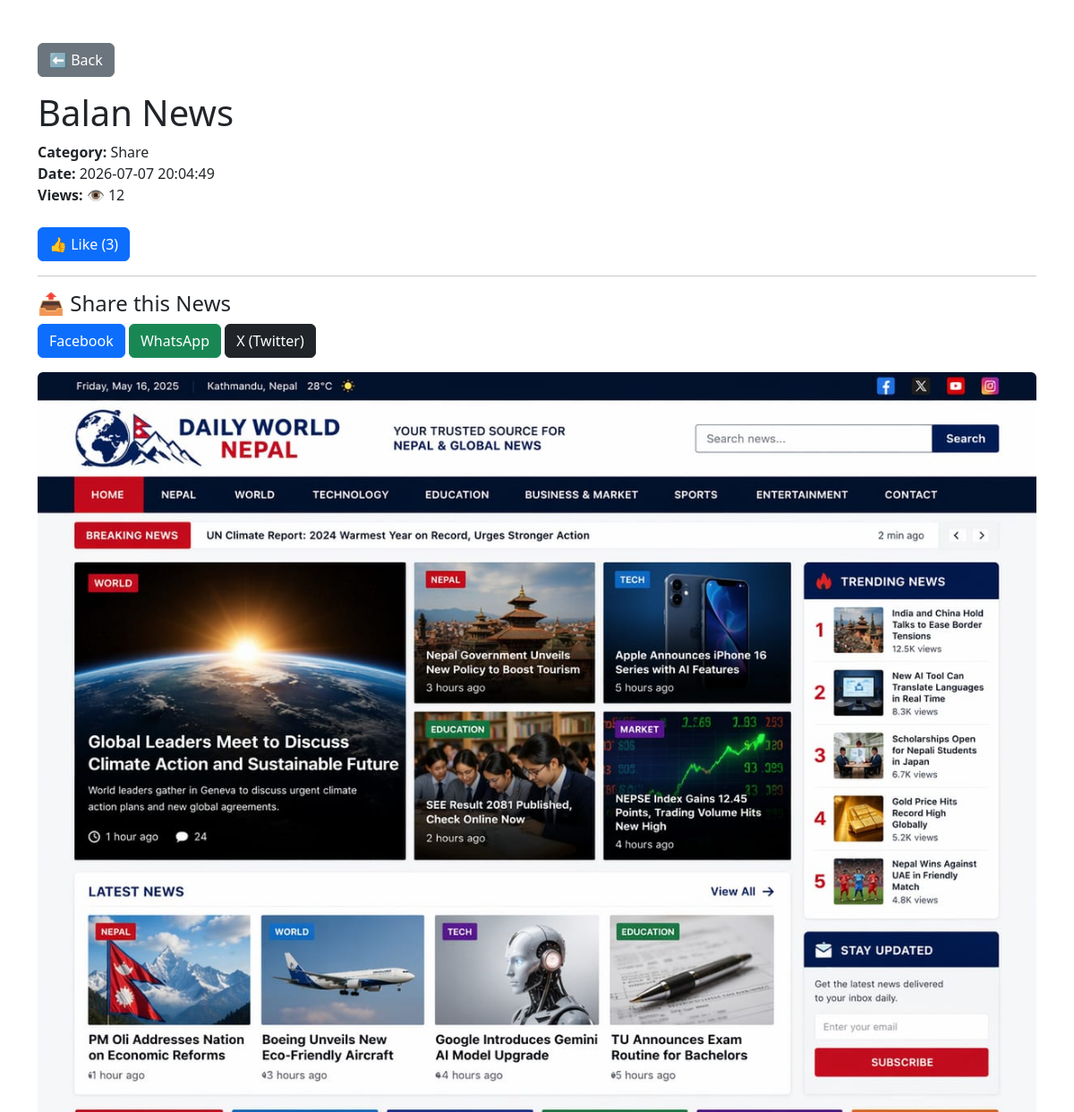
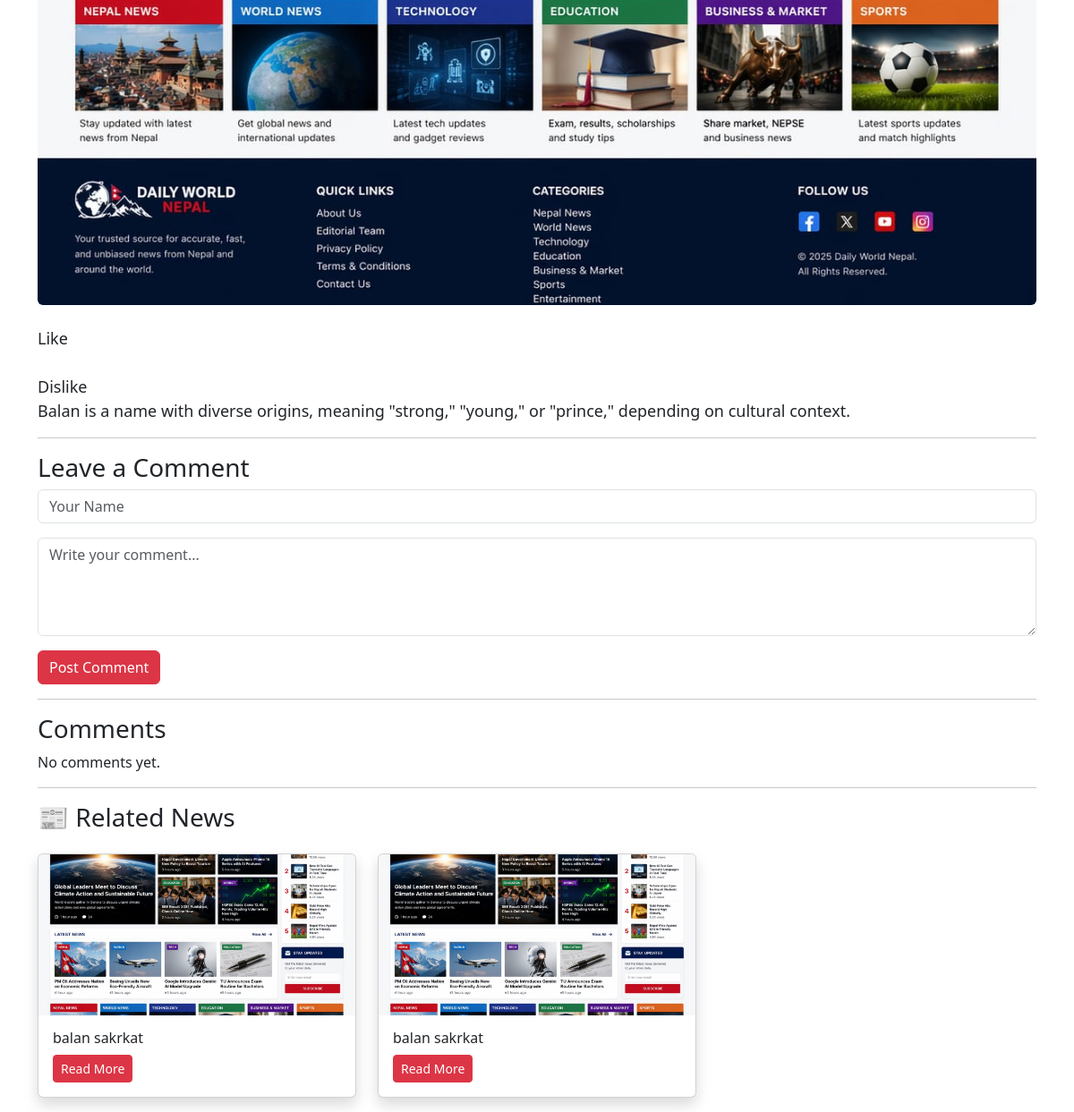
The page /news_details.php?id=3 on the database its author committed (2 pictures, top to bottom).
### tables this page shows
CREATE TABLE `news` (
  `id` int(11) NOT NULL,
  `category_id` int(11) NOT NULL,
  `title` varchar(255) NOT NULL,
  `description` text NOT NULL,
  `image` varchar(255) NOT NULL,
  `created_at` timestamp NOT NULL DEFAULT current_timestamp(),
  `featured` tinyint(1) DEFAULT 0,
  `views` int(11) DEFAULT 0,
  `likes` int(11) DEFAULT 0,
  `breaking` tinyint(1) NOT NULL DEFAULT 0
);

CREATE TABLE `categories` (
  `id` int(11) NOT NULL,
  `category_name` varchar(100) NOT NULL,
  `created_at` timestamp NOT NULL DEFAULT current_timestamp()
);

### news_details.php (the view, shortened to what this page needs)
<?php
include("database.php");
$id = (int)$_GET['id'];
mysqli_query($conn, "UPDATE news SET views = views + 1 WHERE id='$id'");
$query = mysqli_query($conn,"
SELECT news.*, categories.category_name
FROM news
JOIN categories
ON news.category_id = categories.id
WHERE news.id='$id'
");
$row = mysqli_fetch_assoc($query);
?>
<!DOCTYPE html>
<html>
<head>
    <link href="https://cdn.jsdelivr.net/npm/bootstrap@5.3.7/dist/css/bootstrap.min.css" rel="stylesheet">
</head>
<body>
<div class="container mt-5">
<a href="index.php" class="btn btn-secondary mb-3">⬅ Back</a>
<h1><?php echo htmlspecialchars($row['title']); ?></h1>
<p>
<b>Category:</b>
<?php echo htmlspecialchars($row['category_name']); ?>
<br>
<b>Date:</b>
<?php echo $row['created_at']; ?>
<br>
<b>Views:</b>
👁️ <?php echo $row['views'] + 1; ?>
<br><br>
<a href="like_news.php?id=<?php echo $row['id']; ?>"
class="btn btn-primary">
👍 Like (<?php echo $row['likes']; ?>)
</a>
<hr>
<h4>📤 Share this News</h4>
<a href="https://www.facebook.com/sharer/sharer.php?u=http://localhost/ampkhabar/news_details.php?id=<?php echo $row['id']; ?>"
target="_blank"
class="btn btn-primary">
Facebook
</a>
<a href="https://wa.me/?text=http://localhost/ampkhabar/news_details.php?id=<?php echo $row['id']; ?>"
target="_blank"
class="btn btn-success">
WhatsApp
</a>
<a href="https://twitter.com/intent/tweet?url=http://localhost/ampkhabar/news_details.php?id=<?php echo $row['id']; ?>"
target="_blank"
class="btn btn-dark">
X (Twitter)
</a>
</p>
<img src="uploads/<?php echo htmlspecialchars($row['image']); ?>"
class="img-fluid rounded mb-4">
<p style="font-size:18px">
<?php echo nl2br(htmlspecialchars($row['description'])); ?>
</p>
<hr>
<h3>Leave a Comment</h3>
<form action="comment_save.php" method="POST">
<div class="mb-3">
<input type="text" name="name"
class="form-control"
placeholder="Your Name"
required>
</div>
<div class="mb-3">
<textarea
name="comment"
class="form-control"
rows="4"
placeholder="Write your comment..."
required></textarea>
</div>
<button type="submit"
class="btn btn-danger">
Post Comment
</button>
</form>
<hr>
<h3>Comments</h3>
<?php
$comments = mysqli_query($conn,"
SELECT *
FROM comments
WHERE news_id='".$row['id']."'
ORDER BY id DESC
");
if(mysqli_num_rows($comments)>0){
while($c=mysqli_fetch_assoc($comments)){
?>
<div class="card mb-3">
<div class="card-body">
<h6 class="text-primary">
<?php echo htmlspecialchars($c['name']); ?>
</h6>
<p>
<?php echo nl2br(htmlspecialchars($c['comment'])); ?>
</p>
<small class="text-muted">
<?php echo $c['created_at']; ?>
</small>
</div>
</div>
<?php
}
}else{
echo "<p>No comments yet.</p>";
}
?>
<hr>
<h3 class="mb-4">📰 Related News</h3>
<div class="row">
<?php
$related = mysqli_query($conn,"
SELECT *
FROM news
WHERE category_id='".$row['category_id']."'
AND id!='".$row['id']."'
ORDER BY id DESC
LIMIT 3
");
while($r=mysqli_fetch_assoc($related)){
?>
<div class="col-md-4 mb-3">
<div class="card h-100 shadow">
<img src="uploads/<?php echo $r['image'];?>"
class="card-img-top"
style="height:180px;object-fit:cover;">
<div class="card-body">
<h6>
<?php echo htmlspecialchars($r['title']); ?>
</h6>
<a href="news_details.php?id=<?php echo $r['id'];?>"
class="btn btn-danger btn-sm">
Read More
</a>
</div>
</div>
</div>
<?php } ?>
</div>
</div>
</body>
</html>

### rows shown on the page
news: title "Balan News", category.category_name "Share", created_at "2026-07-07 20:04:49", $row['views'] + 1 "12", likes "3", image (picture), description "Like Dislike Balan is a name with diverse origins, meaning \"strong,\" \"young,\" or \"prince,\" depending on cultural context."
news: image (picture), title "balan sakrkat"
news: image (picture), title "balan sakrkat"
